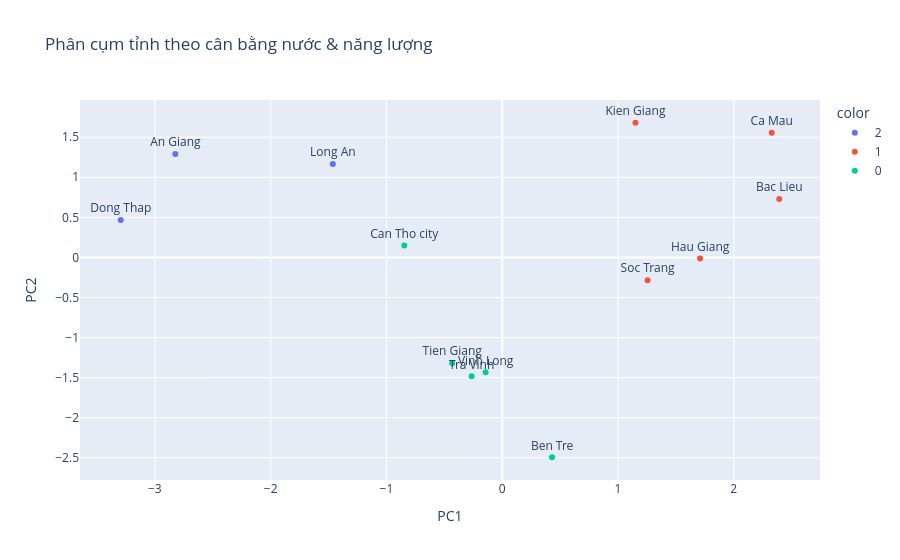

The notebook cell this image was saved under:
### Code cell
kmeans = KMeans(n_clusters=3, random_state=42, n_init=20)
clusters = kmeans.fit_predict(pca_components)
cluster_df = pd.DataFrame({"province": province_features.index, "cluster": clusters})
fig = px.scatter(
    x=pca_components[:, 0],
    y=pca_components[:, 1],
    color=clusters.astype(str),
    text=province_features.index,
    title="Phân cụm tỉnh theo cân bằng nước & năng lượng",
)
fig.update_traces(textposition="top center")
fig.update_layout(xaxis_title="PC1", yaxis_title="PC2")
fig.show()
cluster_df

### Figure 1 — Plotly figure (JSON) as saved in the notebook; plotly's stock layout.template omitted (floating-point values rounded to 4 significant figures)
{"data": [{"hovertemplate": "color=2<br>x=%{x}<br>y=%{y}<br>text=%{text}<extra></extra>", "legendgroup": "2", "marker": {"color": "#636efa", "symbol": "circle"}, "mode": "markers+text", "name": "2", "orientation": "v", "showlegend": true, "text": ["An Giang", "Dong Thap", "Long An"], "textposition": "top center", "type": "scatter", "x": [-2.823, -3.295, -1.463], "xaxis": "x", "y": [1.29, 0.4657, 1.164], "yaxis": "y"}, {"hovertemplate": "color=1<br>x=%{x}<br>y=%{y}<br>text=%{text}<extra></extra>", "legendgroup": "1", "marker": {"color": "#EF553B", "symbol": "circle"}, "mode": "markers+text", "name": "1", "orientation": "v", "showlegend": true, "text": ["Bac Lieu", "Ca Mau", "Hau Giang", "Kien Giang", "Soc Trang"], "textposition": "top center", "type": "scatter", "x": [2.392, 2.328, 1.709, 1.151, 1.255], "xaxis": "x", "y": [0.7275, 1.554, -0.01473, 1.681, -0.2835], "yaxis": "y"}, {"hovertemplate": "color=0<br>x=%{x}<br>y=%{y}<br>text=%{text}<extra></extra>", "legendgroup": "0", "marker": {"color": "#00cc96", "symbol": "circle"}, "mode": "markers+text", "name": "0", "orientation": "v", "showlegend": true, "text": ["Ben Tre", "Can Tho city", "Tien Giang", "Tra Vinh", "Vinh Long"], "textposition": "top center", "type": "scatter", "x": [0.4306, -0.8457, -0.4321, -0.2641, -0.1434], "xaxis": "x", "y": [-2.494, 0.1482, -1.32, -1.485, -1.434], "yaxis": "y"}], "layout": {"legend": {"title": {"text": "color"}, "tracegroupgap": 0}, "title": {"text": "Phân cụm tỉnh theo cân bằng nước & năng lượng"}, "xaxis": {"anchor": "y", "domain": [0, 1], "title": {"text": "PC1"}}, "yaxis": {"anchor": "x", "domain": [0, 1], "title": {"text": "PC2"}}}}
